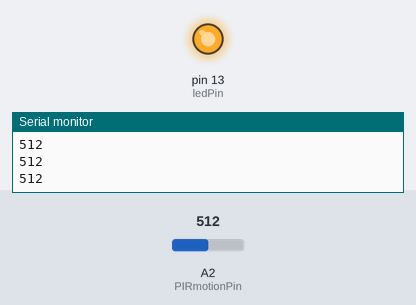
A sketch run on a simulated Arduino Uno, built with avr-gcc and run on an emulated ATmega328P. Parts: output pins drawn as LEDs (lit = HIGH), the last lines printed to the serial monitor. Inputs (shaded band) come from the test bench; at power-on: A2 (PIRmotionPin) = 512.

Above: at 1.2 s.
1.3 s: A2 (PIRmotionPin) set to 482
At 2.5 s:
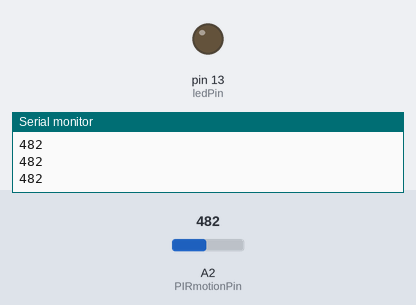
2.8 s: A2 (PIRmotionPin) set to 510
At 3.8 s:
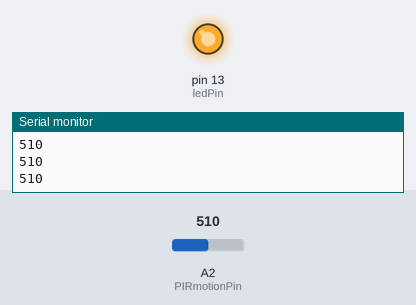
4.3 s: A2 (PIRmotionPin) set to 490
At 4.8 s:
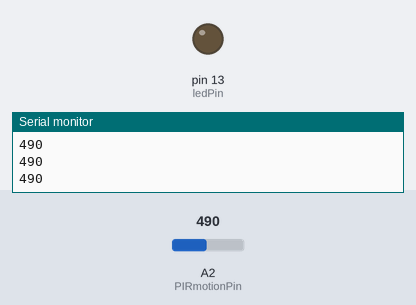
Timing chart, 0 to 7.3 s (numbered marks = the images above; inputs shaded):
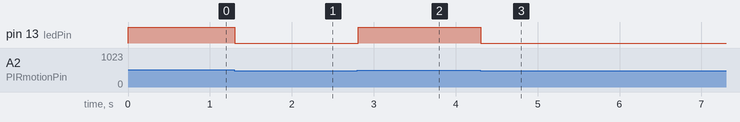

Measured:
- the behaviour switches between 501 and 500 on A2 (PIRmotionPin) (found by bisection; images 0 and 1)
- after the input at 1.3 s, pin 13 (ledPin): HIGH → LOW at once
- after the input at 2.8 s, pin 13 (ledPin): LOW → HIGH at once
- after the input at 4.3 s, pin 13 (ledPin): HIGH → LOW at once

The sketch:

PIRMotionDetector.ino
```cpp
/*
Simple code to take input from a PIR motion detector and register movement by turning on an LED
PIRmotionPin
code originally hacked from Arduino button examples and sparkfun site
*/
// constants won't change. They're used here to
// set pin numbers:
const int PIRmotionPin = 2;     // the number of the pushbutton pin
const int ledPin =  13;      // the number of the LED pin

// variables will change:
int buttonState = 0;         // variable for reading the pushbutton status

void setup() {
  // initialize the LED pin as an output:
  pinMode(ledPin, OUTPUT);
  // initialize the pushbutton pin as an input:
  pinMode(PIRmotionPin, INPUT);
  Serial.begin(9600);

}

void loop(){
  // read the state of the pushbutton value:
  buttonState = analogRead(PIRmotionPin);

  Serial.println(buttonState);
  // check if the pushbutton is pressed.
  // if it is, the buttonState is HIGH:
  if (buttonState >500) {
    // turn LED on:
    digitalWrite(ledPin, HIGH);
  }
  else {
    // turn LED off:
    digitalWrite(ledPin, LOW);
  }
}
```
